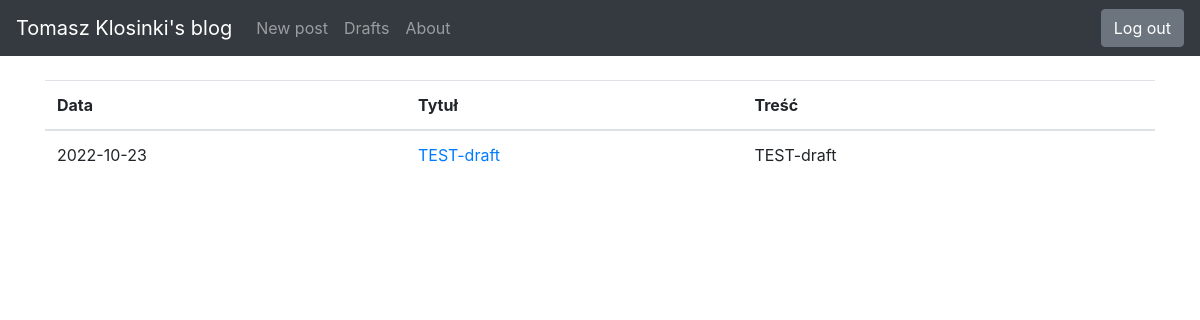
Page /drafts/ (signed in) on the committed database.
### blog/models.py (models this page shows, shortened)
class Entry(db.Model):
    id = db.Column(db.Integer, primary_key=True)
    title = db.Column(db.String(80), nullable=False)
    body = db.Column(db.Text, nullable=False)
    pub_date = db.Column(db.DateTime, nullable=False,
                         default=datetime.datetime.utcnow)
    is_published = db.Column(db.Boolean, default=False)

### blog/routes.py (the view)
@app.route("/drafts/", methods=['GET'])
@login_required
def list_drafts():
    drafts = Entry.query.filter_by(is_published=False).order_by(Entry.pub_date.desc())
    return render_template("drafts.html", drafts=drafts)

### blog/routes.py (called while the page is built)
def login_required(view_func):
    @functools.wraps(view_func)
    def check_permissions(*args, **kwargs):
        if session.get('logged_in'):
            return view_func(*args, **kwargs)
        return redirect(url_for('login', next=request.path))
    return check_permissions

### blog/templates/drafts.html
{% extends "base.html" %}
{% block content %}
<table class="table">
    <thead>
    <tr>
        <th scope="col">Data</th>
        <th scope="col">Tytuł</th>
        <th scope="col">Treść</th>
        <th scope="col"></th>
    </tr>
    </thead>
    <tbody>
    {% for post in drafts %}
    <tr>
        <td>
            {{ post.pub_date.strftime('%Y-%m-%d') }}
        </td>
        <td>
            <a href="{{ url_for('create_or_edit_entry', entry_id=post.id) }}">
                {{ post.title }}
            </a>
        </td>
        <td>{{ post.body|truncate(100, true) }}</td>
    </tr>
    {% endfor %}
    </tbody>
</table>
{% endblock %}

### blog/templates/base.html (style rules this page uses)
body { padding-top: 5rem; }

### rows in the picture
Entry: pub_date "2022-10-23", title "TEST-draft", body "TEST-draft"
